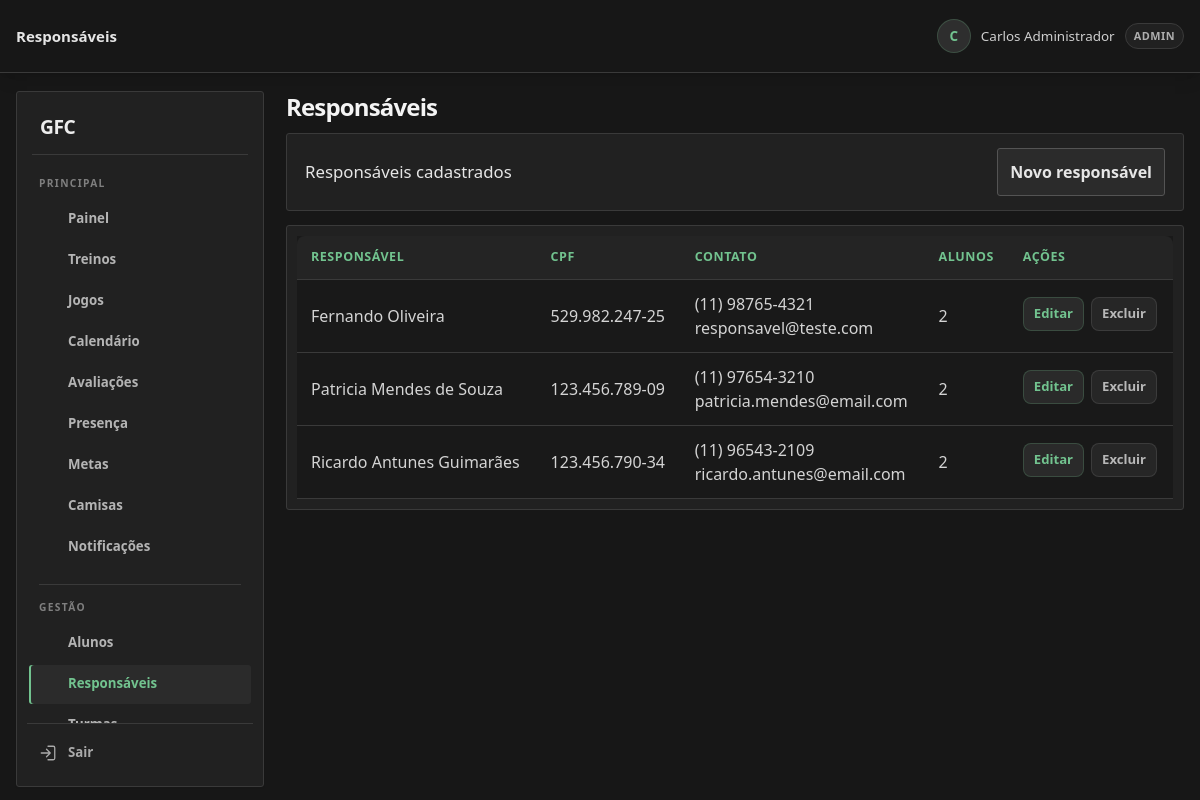
The app's page /responsaveis.php (signed in) with its own data.
### tables this page shows
CREATE TABLE TB_RESPONSAVEL (
    COD_RESPONSAVEL INT AUTO_INCREMENT PRIMARY KEY,
    COD_ESCOLINHA INT NOT NULL,
    COD_USUARIO INT NULL,
    NOME VARCHAR(100) NOT NULL,
    CPF VARCHAR(14) NOT NULL,
    TELEFONE VARCHAR(20),
    EMAIL VARCHAR(100),
    ENDERECO VARCHAR(255),
    CRIADO_EM TIMESTAMP DEFAULT CURRENT_TIMESTAMP,
    FOREIGN KEY (COD_ESCOLINHA) REFERENCES TB_ESCOLINHA(COD_ESCOLINHA) ON DELETE CASCADE,
    FOREIGN KEY (COD_USUARIO) REFERENCES TB_USUARIO(COD_USUARIO) ON DELETE SET NULL,
    UNIQUE (COD_ESCOLINHA, CPF)
);

### includes/helpers.php (called while the page is built, shortened)
<?php
function e($value) {
    return htmlspecialchars((string) $value, ENT_QUOTES, 'UTF-8');
}

### responsaveis.php (the view, shortened to what this page needs)
<?php
require_once __DIR__ . '/includes/layout.php';
$db = getDB();
$escolinha = currentEscolinhaId();
$lista = $db->prepare('SELECT r.*, COUNT(a.COD_ALUNO) AS TOTAL_ALUNOS FROM TB_RESPONSAVEL r LEFT JOIN TB_ALUNO a ON a.COD_RESPONSAVEL = r.COD_RESPONSAVEL WHERE r.COD_ESCOLINHA = ? GROUP BY r.COD_RESPONSAVEL ORDER BY r.NOME');
$lista->execute([$escolinha]);
$lista = $lista->fetchAll();
?>
<section><div><table><thead><tr><th>Responsável</th><th>CPF</th><th>Contato</th><th>Alunos</th><th>Ações</th></tr></thead><tbody><?php foreach ($lista as $r): ?><tr><td><?= e($r['NOME']) ?></td><td><?= e($r['CPF']) ?></td><td><?= e($r['TELEFONE']) ?><br><?= e($r['EMAIL']) ?></td><td><?= (int) $r['TOTAL_ALUNOS'] ?></td><td><button type="button" class="acao-tabela" data-modal-url="responsaveis.php?mini=1&amp;editar=<?= (int) $r['COD_RESPONSAVEL'] ?>" data-modal-titulo="Editar responsável">Editar</button><form method="post" data-confirm-submit="Excluir este responsável?"><button>Excluir</button></form></td></tr><?php endforeach; ?></tbody></table></div></section>

### records on screen
tb_responsavel: NOME "Fernando Oliveira", CPF "529.982.247-25", TELEFONE "(11) 98765-4321", EMAIL "responsavel@teste.com", TOTAL_ALUNOS "2"
tb_responsavel: NOME "Patricia Mendes de Souza", CPF "123.456.789-09", TELEFONE "(11) 97654-3210", EMAIL "patricia.mendes@email.com", TOTAL_ALUNOS "2"
tb_responsavel: NOME "Ricardo Antunes Guimarães", CPF "123.456.790-34", TELEFONE "(11) 96543-2109", EMAIL "ricardo.antunes@email.com", TOTAL_ALUNOS "2"

### other values on screen
$title "Responsáveis"
$_SESSION['username'] "Carlos Administrador"
$_SESSION['user_role'] "ADMIN"
$titulosRecursos[$title] "Responsáveis cadastrados"
$acao[0] "Novo responsável"
